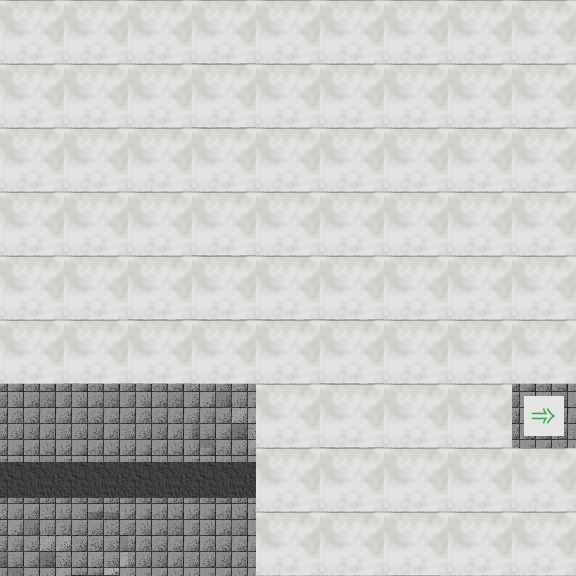

Below is a game level as drawn by its tile map, then a one-line description and the .tmx that defines it (tile-layer data replaced by summaries):
An orthogonal 9x9 tile map with 64x64 px tiles, 6 tile layers (background, foreground, portal, trap, ...) and 1 object (startpoint).

<map version="1.0" orientation="orthogonal" width="9" height="9" tilewidth="64" tileheight="64">
 <tileset firstgid="1" source="../textures/grey.tsx" />
 <layer name="background" width="9" height="9">
  <data>[81 cells, 81 non-empty, 4 distinct tile ids]</data>
 </layer>
 <layer name="foreground" width="9" height="9">
  <data>[81 cells, 19 non-empty, 2 distinct tile ids]</data>
 </layer>
 <layer name="portal" width="9" height="9">
  <data>[81 cells, 6 non-empty, 1 distinct tile ids]</data>
 </layer>
 <layer name="trap" width="9" height="9">
  <data>[81 cells, 5 non-empty, 1 distinct tile ids]</data>
 </layer>
 <layer name="exit" width="9" height="9">
  <data>[81 cells, 1 non-empty, 1 distinct tile ids]</data>
 </layer>
 <layer name="fog" width="9" height="9">
  <data>[81 cells, 68 non-empty, 1 distinct tile ids]</data>
 </layer>
 <objectgroup name="player" width="9" height="9">
  <object name="startpoint" x="0" y="512" width="64" height="64">
   <properties>
    <property name="health" value="5" />
   </properties>
  </object>
 </objectgroup>
</map>
